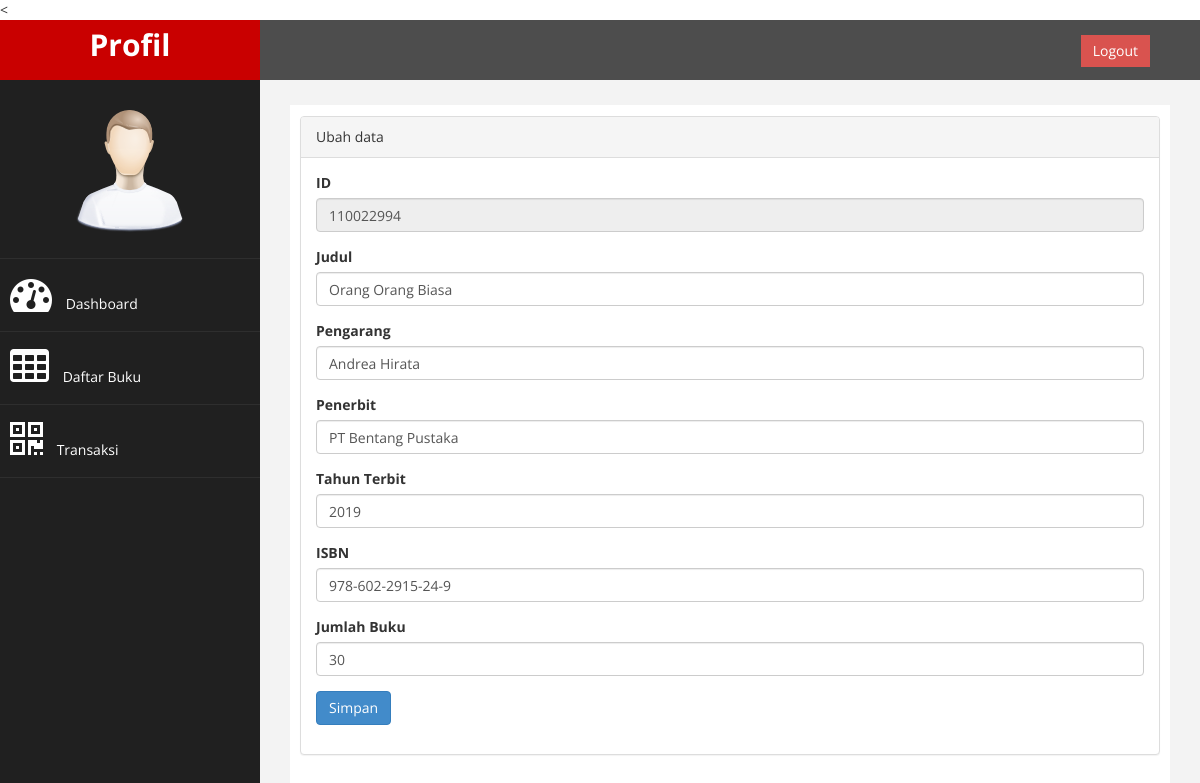
Screenshot of /?page=buku&aksi=edit&id=110022994 with the database file from the repository.
### tables this page shows
CREATE TABLE `tb_buku` (
  `id` int(10) NOT NULL,
  `judul` varchar(100) NOT NULL,
  `pengarang` varchar(100) NOT NULL,
  `penerbit` varchar(100) NOT NULL,
  `tahun_terbit` varchar(5) NOT NULL,
  `isbn` varchar(25) NOT NULL,
  `jumlah_buku` int(5) NOT NULL,
  `tgl_input` date NOT NULL
);

### page/buku/edit.php (the view, shortened to what this page needs)
	<?php
    $id        = $_GET['id'];
    $sql        = mysqli_query($koneksi, "select *from tb_buku where id='$id'") or die(mysqli_error());
    $data       = mysqli_fetch_array($sql);
?>
    <div class="panel panel-default">
    <div class="panel-heading">
    	Ubah data
    </div>
	<div class="panel-body">
                            <div class="row">
                                <div class="col-md-12">
                                    <form method="POST">
                                        <div class="form-group">
                                            <label>ID</label>
                                            <input type="text" class="form-control" name="id" value="<?php echo $data['id'];?>" readonly />
                                        </div>
                                        <div class="form-group">
                                            <label>Judul</label>
                                            <input class="form-control" name="judul" value="<?php echo $data['judul'];?>" />
                                        </div>
                                        <div class="form-group">
                                            <label>Pengarang</label>
                                            <input class="form-control" name="pengarang" value="<?php echo $data['pengarang'];?>" />
                                        </div>
                                        <div class="form-group">
                                            <label>Penerbit</label>
                                            <input class="form-control" name="penerbit" value="<?php echo $data['penerbit'];?>" />
                                        </div>
                                        <div class="form-group">
                                            <label>Tahun Terbit</label>
                                            <input type="text" class="form-control" name="tahun_terbit" id="tahun_terbit" axlength="4" value="<?php echo $data['tahun_terbit'];?>" onkeypress="return hanyaAngka(event)">
                                                <div class="col-sm-12">
    												</div>
                                        </div>
                                        <div class="form-group">
                                            <label>ISBN</label>
                                            <input class="form-control" name="isbn" value="<?php echo $data['isbn'];?>" />
                                        </div>
                                        <div class="form-group">
                                            <label>Jumlah Buku</label>
                                            <input class="form-control" name="jumlah_buku" value="<?php echo $data['jumlah_buku'];?> "/>
                                        </div>
                                        <div>
                                        <input type="submit" name="submit" value="Simpan" class="btn btn-primary">
                                     	</div>
                                </div>
                            </div>
                        </div>
                    </div>
                </div>

### assets/css/custom.css (style rules this page uses)
body { font-family: 'Open Sans', sans-serif; }

### rows the page displays
tb_buku: id "110022994", judul "Orang Orang Biasa", pengarang "Andrea Hirata", penerbit "PT Bentang Pustaka", tahun_terbit "2019", isbn "978-602-2915-24-9", jumlah_buku "30"
